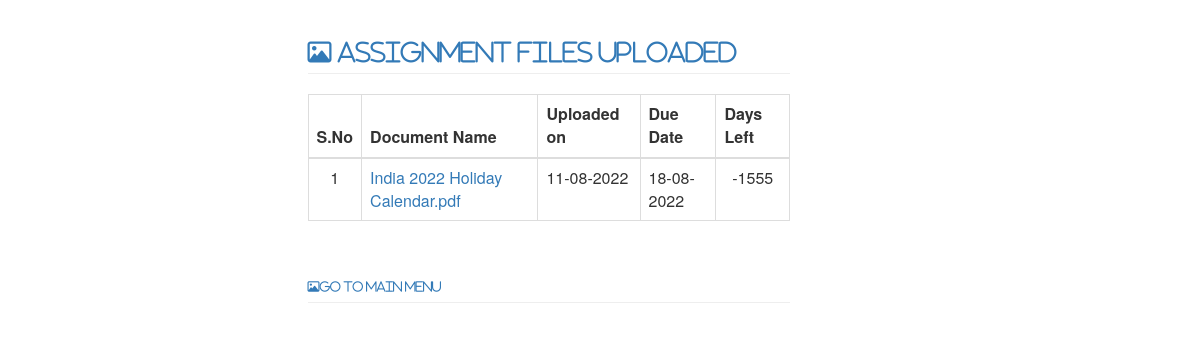
Screenshot of /view_assignment with the database file from the repository.
### tables this page shows
CREATE TABLE assignments (
    pid integer primary key AUTOINCREMENT,
    assign_file TEXT,
    upload_date TEXT  DEFAULT (CURRENT_DATE),
    due_date TEXT DEFAULT (CURRENT_DATE)
    );

### app.py (the view)
@app.route("/view_assignment", methods = ["POST","GET"])
def view_assignment():
    con = sqlite3.connect("IR40.db")
    con.row_factory = sqlite3.Row
    cur = con.cursor()
    select_query = """ SELECT pid, assign_file,
       STRFTIME('%d-%m-%Y', upload_date),
       STRFTIME('%d-%m-%Y', due_date),
       cast ((JulianDay(due_date) - JulianDay()) as integer) as difference
       FROM assignments order by difference ASC"""
    cur.execute(select_query)
    data = cur.fetchall()
    con.close()
    if len(data)==0:
        msg="No Assignments Uploaded!.. Contact the Faculty."
        return render_template("message.html", msg=msg, ret="/menu")
    return render_template("view_assignment.html",data=data)

### templates/view_assignment.html (shortened to what this page needs)
<html>
    <head>
        <link rel="stylesheet" href="{{url_for('static',filename='css/bootstrap.min.css')}}">
        <link rel="stylesheet" href="{{url_for('static',filename='myfont/css/all.min.css')}}">
    </head>
    <body>
        {% if data %}
            <div class="row">
                <div class="col-md-offset-3 col-md-5">
                <h3 class="page-header text-primary "><span class="fa fa-image">  Assignment Files Uploaded</span></h3>
                 <table class="table table-bordered">
                      <thead>
                            <tr>
                            <th>S.No</th>
                            <th>Document Name</th>
                            <th>Uploaded on</th>
                            <th>Due Date</th>
                            <th>Days Left</th>
                        </tr>
                        </thead>
                     {% for res in data %}
                     {% set i=loop.index %}
                        <tbody>
                            <tr>
                                <td style="text-align:center">{{i}}</td>
                                <td><a href="/static/{{res[1]}}" target="_blank" rel="noopener noreferrer">{{res[1]}}</a></td>
                                <td>{{res[2]}}</td>
                                <td>{{res[3]}}</td>
                                <td style="text-align:center">{{res[4]}}</td>
                            </tr>
                        </tbody>
                {% endfor %}
                      </table>
            </div>
        </div>
        {% endif %}
        <div class="row">
            <div class="col-md-offset-3 col-md-5">
            <h6 class="page-header text-primary "><span class="fa fa-image"><a href="/menu">Go to Main Menu</a></span></h6>
            </div>
    </body>
</html>

### rows the page displays
assignments: pid "1", assign_file "India 2022 Holiday Calendar.pdf", upload_date "11-08-2022", due_date "18-08-2022", res "-1555"
